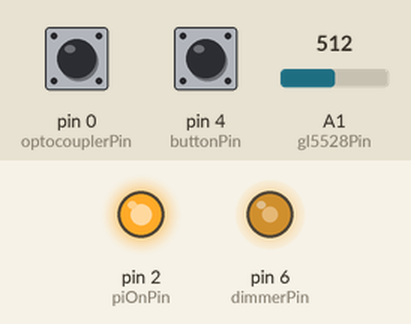
Simulated run of this sketch. Board: Arduino Uno, built with avr-gcc and run on an emulated ATmega328P. Shown: output pins drawn as LEDs (lit = HIGH). The inputs (shaded band) are chosen by the test bench; at power-on: A1 (gl5528Pin) = 512, pin 0 (optocouplerPin) LOW, pin 4 (buttonPin) HIGH.

Above: at 1.2 s.
1.3 s: A1 (gl5528Pin) set to 660
4.3 s: pin 0 (optocouplerPin) pulled HIGH for 0.15 s
7.4 s: pin 0 (optocouplerPin) pulled HIGH for 3.2 s
At 8.1 s:
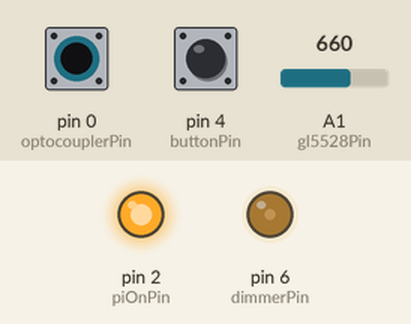
12.1 s: A1 (gl5528Pin) set to 640
15.1 s: pin 0 (optocouplerPin) pulled HIGH for 1 s
At 21.5 s:
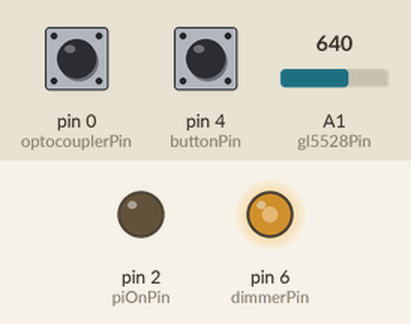
Timing chart, 0 to 23.1 s (numbered marks = the images above; inputs shaded):
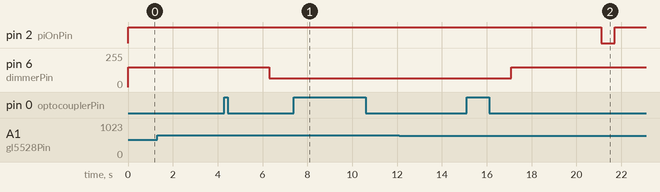

Measured:
- after the input at 1.3 s, every drawn part: stays the same
- after the input at 7.4 s, pin 2 (piOnPin): stays HIGH (without the input it goes to LOW after 2.0 s)
- after the input at 12.1 s, every drawn part: stays the same

The sketch:

arduino_interface.ino
```cpp
/*******************************************************************************************************
DESCRIPTION:      This code is set up to act as an interface between the pi and other components.
                  This was done because I'm a noob and its easier for me to control these functions
                  using a microcontroller than it is an SBC with a whole os running. The code assumes
                  that the ardiuno will always be powered, and I'm hoping power draw is low enough that
                  regular driving will maintain a charged battery. (this should probably change).
                  It controls the waveshare screen brightness by monitoring ambient light with an ldr
                  (gl5528) and dimming the screen at a certain ambient light threshold.
                  It also monitors the status of the ignition via an optocoupler. changes state based
                  on ignition on/off. This is, in conjuction with a manual input, draws GPIO3 on the pi
                  low momentarily. This is intepreted by the pi as a wake/halt command, allowing for the
                  pi to turn on and off automatically and safely depending on ignition state.

INPUTS:           GL5528 LDR analog input goes to pin a1, after 10kohm voltage divider
                  OPTOCOUPLER com line goes to digital pin 0. NC and NO are wired to drive the com
                  pin high and low
                  PI STATUS reads 3.3v state on digital pin 1 (WIP)
                  BUTTON PIN digital input on pin 4, connects to momentary tactile button. Manual trigger
                  for output signal on pin 2

OUTPUTS:          PI ON PIN digital output on pi 2 to wake and halt the pi. wake only is (WIP)
                  PI OFF PIN digital output on pin 3 to halt the pi (WIP)
                  SCREEN BRIGHTNESS PWM output on pin 6 to set brightness on screen

EXTRA SETUP:      The gl5528 ldr is powered by 5v on one leg, and has a voltage divider between the
                  itself and the analog input on the arduino. Voltage divider uses a 10k ohm resistor
                  The optocoupler has 3.3v connected to nc, input pin connected to com, and ground
                  connected to no.
                  Right now I'm planning on powering the arduino with the cars 12v supply going straight
                  to vin. This is likely a bad idea but its whats in my budget so its what I'm doing
                  for now.
*******************************************************************************************************/

const int optocouplerPin = 0;             // Pin connected to the optocoupler output
const int piStatus = 1;                   // to read the 3.3v line on the pi that is powered when the pi is awake
const int piOnPin = 2;                    // Pin to control Raspberry Pi
const int piOffPin = 3;                   // pin to be used for only power off with custom dtoverlay=gpio-shutdown pin = x. maybe set to gpio5?
const int buttonPin = 4;                  // Pin connected to the manual button
const int dimmerPin = 6;        // PWM Pin to control screen brightness
const int gl5528Pin = A1;                 // Analog pin connected to the GL5528 LDR

int lastOptoState = LOW;                  // Assuming optocoupler is de-energized initially
int brightLevel = 64;                     // PWM value for approximately 75% brightness
int dimLevel = 150;                       // PWM value for approximately 25% brightness
int threshold = 650;                      // Fixed threshold for LDR
long optoStateChangedTime = 0;            // Time when optocoupler state last changed
long dimDoubleCheck = 0;
bool signalSent = true;                   // stores if the signal has been sent per state change
bool brightRequested = false;
bool brightActual = false;


void setup() {
  pinMode(optocouplerPin, INPUT);
  pinMode(piOnPin, OUTPUT);
  pinMode(dimmerPin, OUTPUT);
  pinMode(buttonPin, INPUT_PULLUP);

  // Initial state for the Raspberry Pi control pin (HIGH to start)
  digitalWrite(piOnPin, HIGH);
}

int ScreenControl(int gl5528Value); //function to control screen brightness

void loop() {
  int optoStatus = digitalRead(optocouplerPin);
  int buttonState = digitalRead(buttonPin);

  // Read the analog value from the GL5528 LDR
  int gl5528Value = analogRead(gl5528Pin);

  analogWrite(dimmerPin, ScreenControl(gl5528Value));

  // Check for state change of the optocoupler
  if (optoStatus != lastOptoState) {
    // Optocoupler state change detected
    optoStateChangedTime = millis();  // Record the time of state change
    lastOptoState = optoStatus;
    // Delay for debounce (adjust as needed)
    delay(50);
    signalSent = false;
  }

  // Check if the optocoupler state has remained unchanged for a certain duration
  if (millis() - optoStateChangedTime >= 5000 && !signalSent) {
    // Send momentary pulse to the Raspberry Pi control pin
    digitalWrite(piOnPin, LOW);
    delay(600);  // Adjusted to 500 milliseconds
    digitalWrite(piOnPin, HIGH);
    // Add any additional logic or commands if needed
    signalSent = true;
  }
}

int ScreenControl(int gl5528Value) {
   if (gl5528Value > threshold) {
    brightRequested = true;
  } else {
    brightRequested = false;
  }

  if (brightActual != brightRequested && dimDoubleCheck == 0) {
    dimDoubleCheck = millis();
  } else if (brightActual == brightRequested) {
    dimDoubleCheck = 0;
  }

  if (millis() - dimDoubleCheck >= 5000) {
    brightActual = brightRequested;
    dimDoubleCheck = 0;
  }

  if (!brightActual) {
    return dimLevel;
  } else {
    return brightLevel;
  }
}
```
